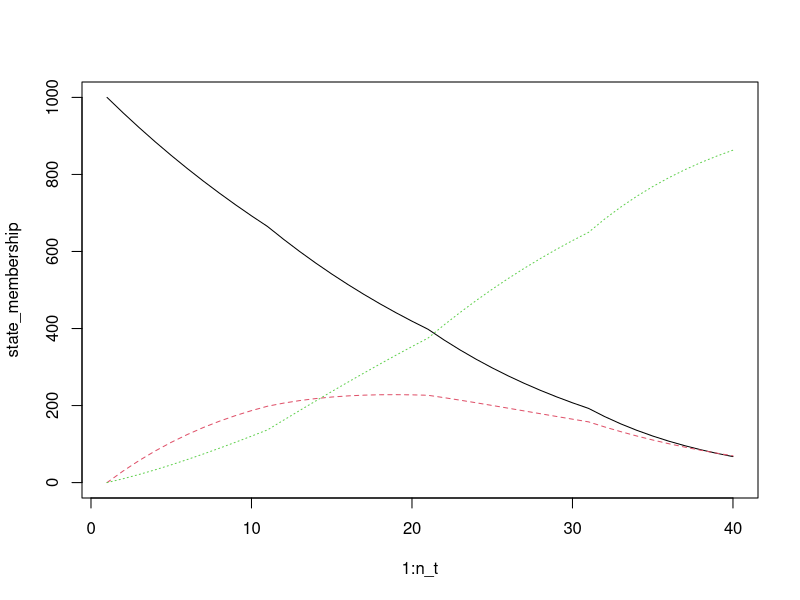
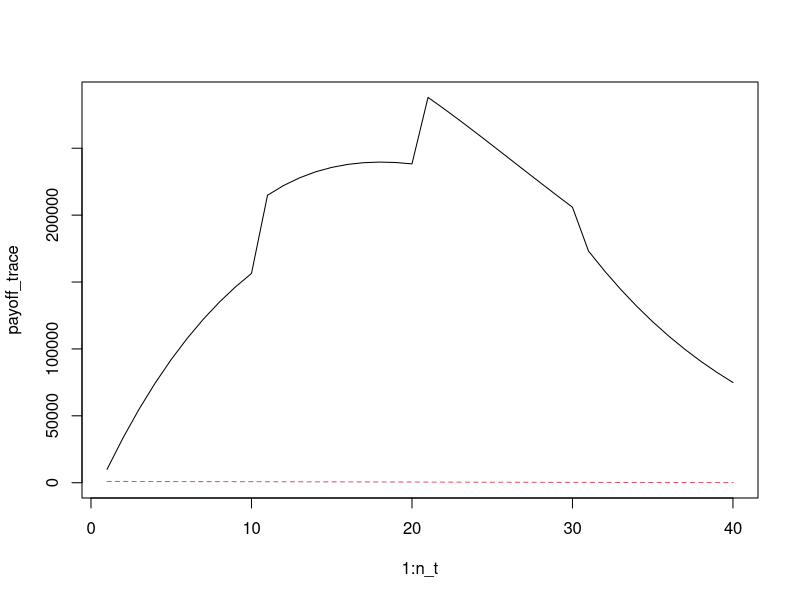

Write R code to recreate these figures, in order.
n_t = 40
n_s =3
n_c = 1000

v_state_names = c("Healthy", "Diseased", "Dead")

trans_mat = array(NA_real_,
                  dim = c(n_s, n_s, n_t),
                  dimnames = list(from = v_state_names,
                                  to = v_state_names,
                                  cycle = 1:n_t))

trans_mat[2, 1, ] = 0 # cannot back from diseased to healthy
trans_mat[3, 1, ] = 0 # not possible to come back frmo dead to healthy
trans_mat[3, 2, ] = 0 # not possible to come back frmo dead to diseased

trans_mat[1, 2, ] = 0.03 # healthy to diseased
trans_mat[3, 3, ] = 1 # to remains in diseased

trans_mat[1, 3, 1:10] = 0.01 # prob of healthy to diseased depends on cycle
trans_mat[1, 3, 11:20] = 0.02
trans_mat[1, 3, 21:30] = 0.04
trans_mat[1, 3, 31:40] = 0.08

trans_mat[2, 3, ] = trans_mat[1, 3, ] + 0.04

trans_mat[2, 2, ] = 1 - trans_mat[2, 3, ]
apply(trans_mat[1, , ], 2, sum, na.rm = TRUE)
1-apply(trans_mat[1, , ], 2, sum, na.rm = TRUE)

trans_mat[1, 1, ] = 1 - apply(trans_mat[1, , ], 2, sum, na.rm = TRUE)

trans_mat

state_membership = array(NA_real_,
                         dim = c(n_t, n_s),
                         dimnames = list(cycle = 1:n_t,
                                         state = v_state_names))

state_membership[1, ] = c(n_c, 0, 0)

for (i in 2:n_t) {
  state_membership[i, ] = state_membership[i - 1, ] %*% trans_mat[ , , i-1]
}

matplot(1:n_t, state_membership, type = 'l')

payoffs = array(NA_real_,
                dim = c(n_s, 2, n_t),
                dimnames = list(state = v_state_names,
                                payoff = c("Cost", "QALY"),
                                cycle = 1:n_t))

#payoffs[1, 1, 1:10] = 10 # cost of being in first state(healthy)
#payoffs[1, 2, 1:10] = 0.95 # QALYs of healthy state per cycle
# above line will create too many lines so instead of above two lines 

payoffs[, , 1:10] = c(10, 800, 0, 0.95, 0.65, 0) # this consist both cost and QALYs for 3 state
payoffs[, , 11:20] = c(25, 1000, 0, 0.92, 0.60, 0)
payoffs[, , 21:30] = c(40, 1200, 0, 0.88, 0.55, 0)
payoffs[, , 31:40] = c(80, 1000, 0, 0.85, 0.50, 0)

payoff_trace = array(NA_real_,
                     dim = c(n_t, 2),
                     dimnames = list(cycle = 1:n_t, payoff = c("Cost", "QALY")))

for (i in 1:n_t) {
  payoff_trace[i, ] = state_membership[i, ] %*% payoffs[, , i]
}

colSums(payoff_trace) / n_c

matplot(1:n_t, payoff_trace, type = 'l' )

